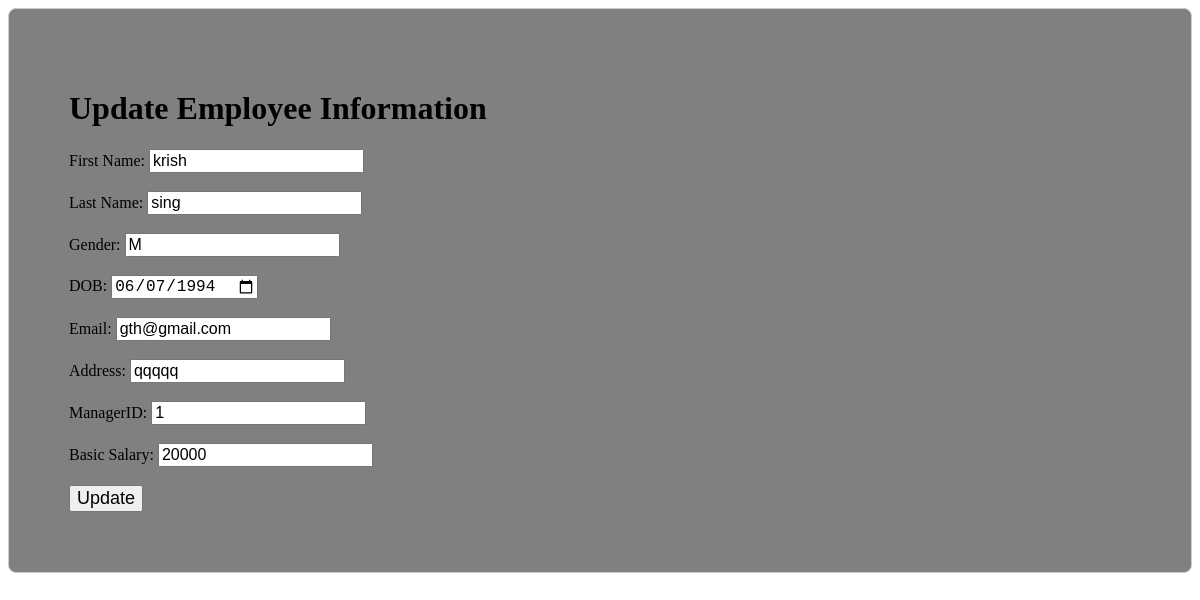
/EmployeeCare/HRteam/update.php?employee_id=14, run on the app's committed database.
### tables this page shows
CREATE TABLE `employee` (
  `EmpID` int(11) NOT NULL,
  `Fname` varchar(100) NOT NULL,
  `Lname` varchar(50) NOT NULL,
  `Gender` char(1) NOT NULL,
  `DOB` date NOT NULL,
  `Email` varchar(100) NOT NULL,
  `Address` varchar(100) NOT NULL,
  `ManagerID` int(11) NOT NULL,
  `BasicSalary` int(11) NOT NULL
);

### EmployeeCare/HRteam/update.php (the view, shortened to what this page needs)
<?php
include("../config.php");
if (isset($_GET['employee_id'])) {
    $employee_id = $_GET['employee_id'];
    $sql_select = "SELECT * FROM employee WHERE EmpID = $employee_id";
    $result = $conn->query($sql_select);
    if ($result->num_rows > 0) {
        $row = $result->fetch_assoc();
        $existing_Fname = $row['Fname'];
        $existing_Lname = $row['Lname'];
        $existing_Gender = $row['Gender'];
        $existing_DOB = $row['DOB'];
        $existing_Email = $row['Email'];
        $existing_Address = $row['Address'];
        $existing_ManagerID = $row['ManagerID'];
        $existing_salary = $row['BasicSalary'];
    } else {
        echo "Employee not found";
        exit;
    }
} else {
    echo "Employee ID not provided";
    exit;
}
?>
<!DOCTYPE html>
<html lang="en">
    <head>
    </head>
    <body>
    <form method="POST">
        <div class=content>
            <h1>Update Employee Information</h1>
            <lable for="new_Fname">First Name:</lable>
            <input type="text" id="new_Fname" name="new_Fname" value="<?php echo $existing_Fname; ?>" required><br><br>
            <lable for="new_Lname">Last Name:</lable>
            <input type="text" id="new_Lname" name="new_Lname" value="<?php echo $existing_Lname; ?>" required><br><br>
            <lable for="new_Gender">Gender:</lable>
            <input type="text" id="new_Gender" name="new_Gender" value="<?php echo $existing_Gender; ?>" maxlength="1" required><br><br>
            <lable for="new_DOB">DOB:</lable>
            <input type="date" id="new_DOB" name="new_DOB" value="<?php echo $existing_DOB; ?>" required><br><br>
            <lable for="new_Email">Email:</lable>
            <input type="text" id="new_Email" name="new_Email" value="<?php echo $existing_Email; ?>" required><br><br>
            <lable for="new_Address">Address:</lable>
            <input type="text" id="new_Address"name="new_Address" value="<?php echo $existing_Address; ?>" required><br><br>
            <lable for="new_ManagerID">ManagerID:</lable>
            <input type="number" id="new_ManagerID"name="new_ManagerID" value="<?php echo $existing_ManagerID; ?>" required><br><br>
            <lable for="new_BasicSalary">Basic Salary:</lable>
            <input type="number" id="new_salary"name="new_salary" value="<?php echo $existing_salary; ?>" required><br><br>
        </div>
        <input type="submit" value="Update">
    </form>
    </body>
</html>

### EmployeeCare/HRteam/update.php (style rules this page uses)
body { background-color: white; }
form { text-align: left; padding: 60px; border: 1px solid #ccc; border-radius: 8px; background-color: gray; }
input { font-size: 16px; }
input[type="submit"] { font-size: 18px; }

### data on the page
employee: new_Fname "krish", new_Lname "sing", new_Gender "M", new_DOB "06/07/1994", new_Email "gth@gmail.com", new_Address "qqqqq", new_ManagerID "1", new_salary "20000"
